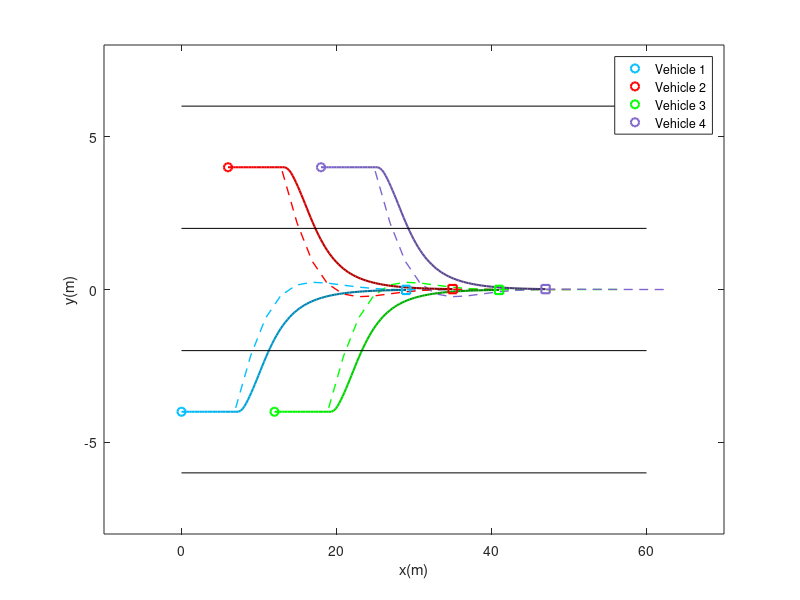
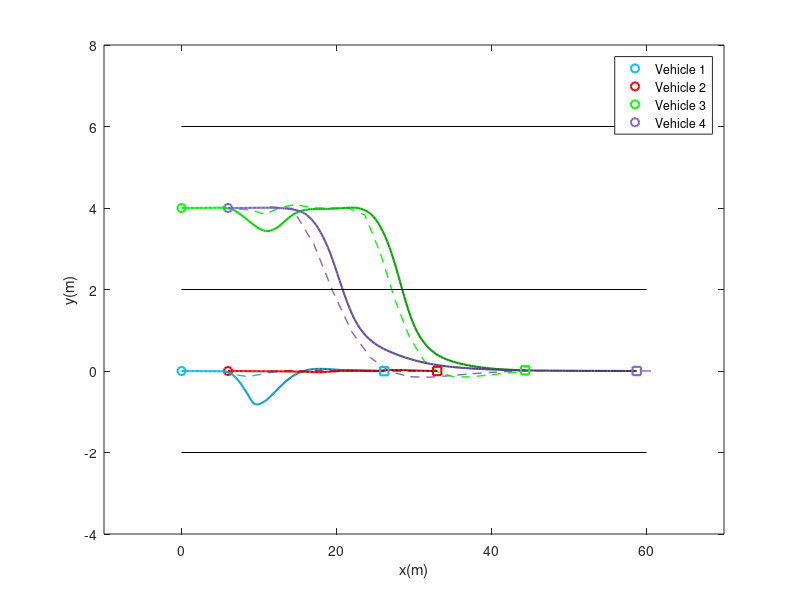
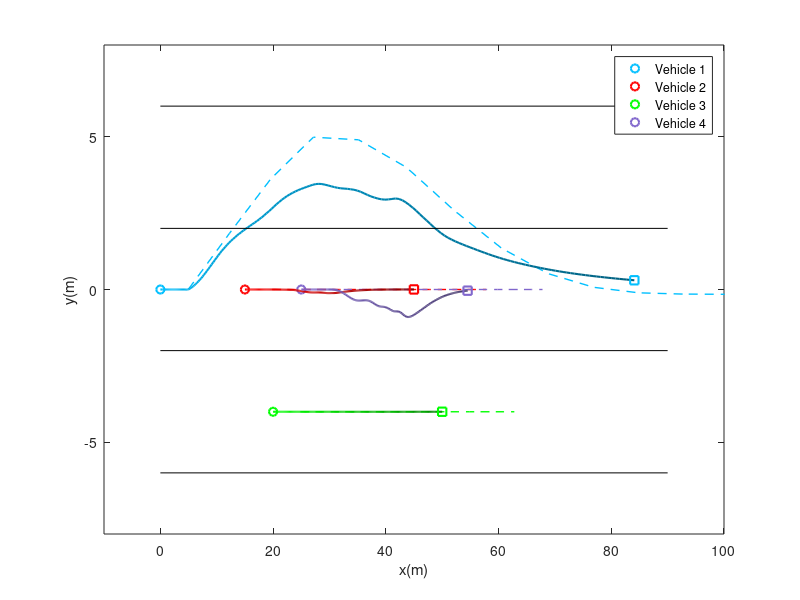
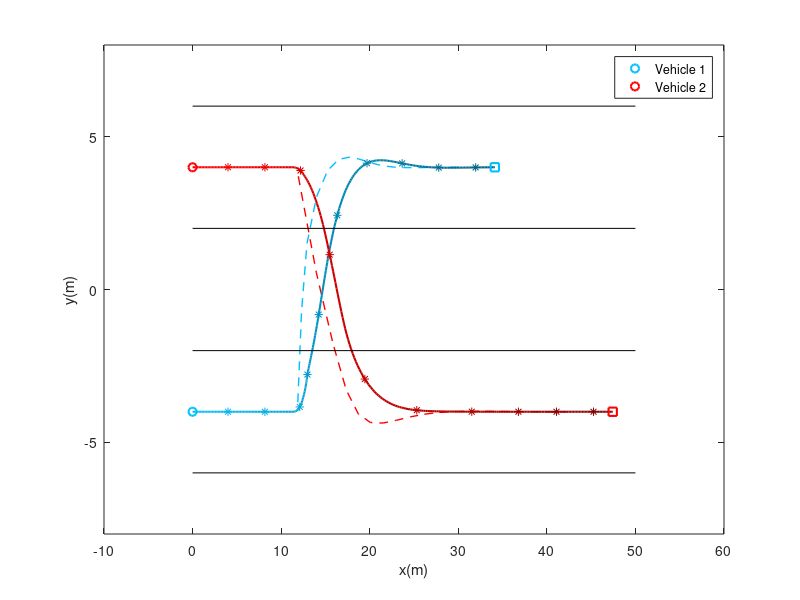

These charts were generated, in order, by the following MATLAB code: (Note: a time limit stopped this script after it produced the figures.)
clear;
close all;
color = [[0 0.75 1];[1 0 0];[0 1 0];[0.5 0.4 0.8];[0.75 0.75 0.1];[0 0 1]];


%% Platoon formation
load('traj_platoon.mat');
% Plot traj
[num_ts, dim_num_veh] = size(traj_log);
dim = 2;
num_veh = dim_num_veh/2;

hold on;
figure(1)
% Initial position
for i=0:num_veh-1
    veh_pos = traj_log(1,2*i+1:2*i+2);
    plot(veh_pos(2),veh_pos(1)+2,'o','color',color(i+1,:),'Linewidth',1.5);
    hold on
end

% Planned traj
load('traj_plan_platoon.mat');
traj_plan = traj_plan(89:92,:);
num = 4;
for i  = 1:4
   traj = traj_plan(i,:);
   y = [traj(1:2:40)+2];
   x = [traj(2:2:40)]; 
   plot(x,y,'--','Linewidth',1,'color',color(i,:));
   hold on
end

% Position
for i=0:num_veh-1
    veh_traj = traj_log(:,2*i+1:2*i+2);
    for j=1:num_ts-1
        plot(veh_traj(j:j+1,2),veh_traj(j:j+1,1)+2,'Linewidth',1.5,'color',(1-j/2/num_ts)*color(i+1,:));
    hold on
    end
end

% End position
for i=0:num_veh-1
    veh_pos = traj_log(num_ts,2*i+1:2*i+2);
    plot(veh_pos(2),veh_pos(1)+2,'s','color',color(i+1,:),'Linewidth',1.5);
    hold on
end

% Plot lane
length = 60;
Lane_boundary = [0, 6, 0, 2, 0, -2, 0, -6; ...
                length, 6, length, 2, length, -2, length, -6];
Lane_num = 3;
for i=0:Lane_num
    lane = Lane_boundary(:,2*i+1:2*i+2);
    plot(lane(:,1),lane(:,2),'k');
    hold on
end

xlabel('x(m)');
ylabel('y(m)');
legend('Vehicle 1','Vehicle 2','Vehicle 3','Vehicle 4');
box on;
axis([-10,length+10,-8,8]);


%% Merging
load('traj_merging.mat');
% Plot traj
[num_ts, dim_num_veh] = size(traj_log);
dim = 2;
num_veh = dim_num_veh/2;

hold on;
figure(2)
% Initial position
for i=0:num_veh-1
    veh_pos = traj_log(1,2*i+1:2*i+2);
    plot(veh_pos(2),veh_pos(1)+2,'o','color',color(i+1,:),'Linewidth',1.5);
    hold on
end

% Planned traj
load('traj_plan_merging.mat');
traj_plan = traj_plan(133:136,:);
num = 4;
for i  = 1:4
   traj = traj_plan(i,:);
   y = [traj(1:2:40)+2];
   x = [traj(2:2:40)]; 
   plot(x,y,'--','Linewidth',1,'color',color(i,:));
   hold on
end

% Position
for i=0:num_veh-1
    veh_traj = traj_log(:,2*i+1:2*i+2);
    for j=1:num_ts-1
        plot(veh_traj(j:j+1,2),veh_traj(j:j+1,1)+2,'Linewidth',1.5,'color',(1-j/2/num_ts)*color(i+1,:));
    hold on
    end
end

% End position
for i=0:num_veh-1
    veh_pos = traj_log(num_ts,2*i+1:2*i+2);
    plot(veh_pos(2),veh_pos(1)+2,'s','color',color(i+1,:),'Linewidth',1.5);
    hold on
end

% Plot lane
length = 60;
Lane_boundary = [0, 6, 0, 2, 0, -2, 0, -6; ...
                length, 6, length, 2, length, -2, length, -6];
Lane_num = 3;
for i=0:Lane_num
    lane = Lane_boundary(:,2*i+1:2*i+2);
    plot(lane(:,1),lane(:,2),'k');
    hold on
end

xlabel('x(m)');
ylabel('y(m)');
legend('Vehicle 1','Vehicle 2','Vehicle 3','Vehicle 4');
box on;
axis([-10,length+10,-4,8]);



%% Overtaking
load('traj_overtaking.mat');
% Plot traj
[num_ts, dim_num_veh] = size(traj_log);
dim = 2;
num_veh = dim_num_veh/2;

hold on;
figure(3)
% Initial position
for i=0:num_veh-1
    veh_pos = traj_log(1,2*i+1:2*i+2);
    plot(veh_pos(2),veh_pos(1)-2,'o','color',color(i+1,:),'Linewidth',1.5);
    hold on
end

% Planned traj
load('traj_plan_overtaking.mat');
n = 0;
traj_plan = traj_plan(121-4*n:124-4*n,:);
num = 4;
for i  = 1:num
   traj = traj_plan(i,:);
   y = [traj(1:2:40)-2];
   x = [traj(2:2:40)]; 
   plot(x,y,'--','Linewidth',1,'color',color(i,:));
   hold on
end

% Position
for i=0:num_veh-1
    veh_traj = traj_log(:,2*i+1:2*i+2);
    for j=1:num_ts-1
        plot(veh_traj(j:j+1,2),veh_traj(j:j+1,1)-2,'Linewidth',1.5,'color',(1-j/2/num_ts)*color(i+1,:));
    hold on
    end
end

% End position
for i=0:num_veh-1
    veh_pos = traj_log(num_ts,2*i+1:2*i+2);
    plot(veh_pos(2),veh_pos(1)-2,'s','color',color(i+1,:),'Linewidth',1.5);
    hold on
end

% Plot lane
length = 90;
Lane_boundary = [0, 6, 0, 2, 0, -2, 0, -6; ...
                length, 6, length, 2, length, -2, length, -6];
Lane_num = 3;
for i=0:Lane_num
    lane = Lane_boundary(:,2*i+1:2*i+2);
    plot(lane(:,1),lane(:,2),'k');
    hold on
end

xlabel('x(m)');
ylabel('y(m)');
legend('Vehicle 1','Vehicle 2','Vehicle 3','Vehicle 4');
box on;
axis([-10,length+10,-8,8]);



%% Crossing
load('traj_crossing.mat');
% Plot traj
[num_ts, dim_num_veh] = size(traj_log);
dim = 2;
num_veh = dim_num_veh/2;

hold on;
figure(4)
% Initial position
for i=0:num_veh-1
    veh_pos = traj_log(1,2*i+1:2*i+2);
    plot(veh_pos(2),veh_pos(1)+2,'o','color',color(i+1,:),'Linewidth',1.5);
    hold on
end

% Planned traj
load('traj_plan_crossing.mat');
traj_plan = traj_plan(139+2*4:140+2*4,:);
num = 2;
for i  = 1:num
   traj = traj_plan(i,:);
   y = [traj(1:2:40)+2];
   x = [traj(2:2:40)]; 
   plot(x,y,'--','Linewidth',1,'color',color(i,:));
   hold on
end

% Position
for i=0:num_veh-1
    veh_traj = traj_log(:,2*i+1:2*i+2);
    for j=1:num_ts-1
        plot(veh_traj(j:j+1,2),veh_traj(j:j+1,1)+2,'Linewidth',1.5,'color',(1-j/2/num_ts)*color(i+1,:));
        if mod(j,25)==0
            plot(veh_traj(j,2),veh_traj(j,1)+2,'*','markersize',6,'color',(1-j/2/num_ts)*color(i+1,:));
            hold on;
        end
    hold on
    end
end

% End position
for i=0:num_veh-1
    veh_pos = traj_log(num_ts,2*i+1:2*i+2);
    plot(veh_pos(2),veh_pos(1)+2,'s','color',color(i+1,:),'Linewidth',1.5);
    hold on
end

% Plot lane
length = 50;
Lane_boundary = [0, 6, 0, 2, 0, -2, 0, -6; ...
                length, 6, length, 2, length, -2, length, -6];
Lane_num = 3;
for i=0:Lane_num
    lane = Lane_boundary(:,2*i+1:2*i+2);
    plot(lane(:,1),lane(:,2),'k');
    hold on
end

xlabel('x(m)');
ylabel('y(m)');
legend('Vehicle 1','Vehicle 2');
box on;
axis([-10,length+10,-8,8]);


%% Platoon formation
load('traj_platoon.mat');
% Plot traj
[num_ts, dim_num_veh] = size(traj_log);
dim = 2;
num_veh = 1;

hold on;
figure(5)
% Initial position
for i=0:num_veh-1
    veh_pos = traj_log(1,2*i+1:2*i+2);
    plot(veh_pos(2),veh_pos(1)+2,'o','color',color(i+1,:),'Linewidth',1.5);
    hold on
end

% Planned traj
load('traj_plan_platoon.mat');
n = 4;
traj_plan = traj_plan(89:20:89+20*n,:);
for i  = 1:n
   traj = traj_plan(i,:);
   if i == 1
          y = [traj(1:2:40)+2];
          x = [traj(2:2:40)];
   else
       y = [traj(1:2:40)+2];
       x = [traj(2:2:40)]; 
   end
   plot(x,y,'--','Linewidth',1,'color',color(i+1,:));
   hold on
end

% Position
for i=0:num_veh-1
    veh_traj = traj_log(:,2*i+1:2*i+2);
    for j=1:num_ts-1
        plot(veh_traj(j:j+1,2),veh_traj(j:j+1,1)+2,'Linewidth',1.5,'color',(1-j/2/num_ts)*color(i+1,:));
    hold on
    end
end

% End position
for i=0:num_veh-1
    veh_pos = traj_log(num_ts,2*i+1:2*i+2);
    plot(veh_pos(2),veh_pos(1)+2,'s','color',color(i+1,:),'Linewidth',1.5);
    hold on
end

% Plot lane
length = 60;
Lane_boundary = [0, 6, 0, 2, 0, -2, 0, -6; ...
                length, 6, length, 2, length, -2, length, -6];
Lane_num = 3;
for i=0:Lane_num
    lane = Lane_boundary(:,2*i+1:2*i+2);
    plot(lane(:,1),lane(:,2),'k');
    hold on
end

xlabel('x(m)');
ylabel('y(m)');
legend('Vehicle 1');
box on;
axis([-10,length+10,-5,3]);
